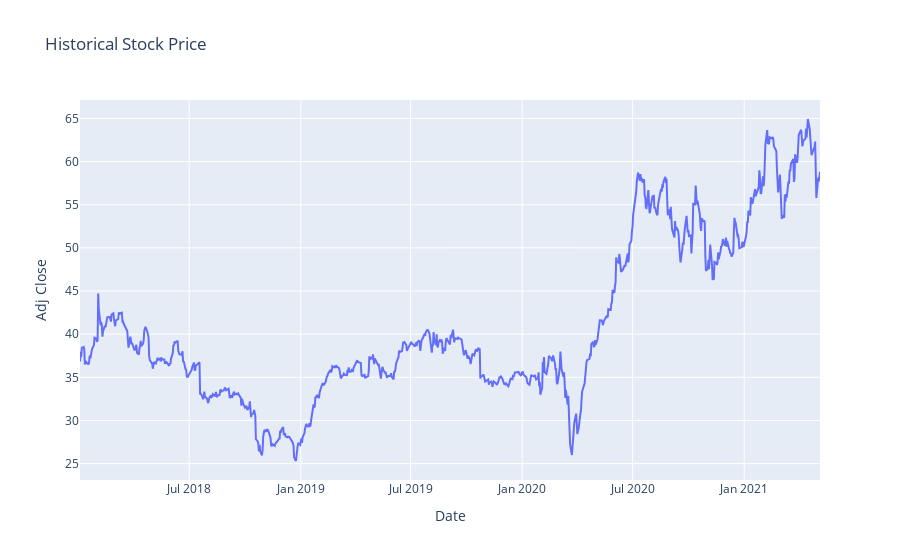

Here is the notebook cell this chart was saved with:
### Markdown cell above
#### Line Chart

### Code cell
fig = px.line(ebay, x = "Date", y = "Adj Close", title = "Historical Stock Price")
fig.show()

### Figure 1 — Plotly figure (JSON) as saved in the notebook; plotly's stock layout.template omitted (floating-point values rounded to 4 significant figures; data arrays with more than 128 entries replaced by an {"elided": "..."} marker saying what was removed)
{"data": [{"hovertemplate": "Date=%{x}<br>Adj Close=%{y}<extra></extra>", "legendgroup": "", "line": {"color": "#636efa", "dash": "solid"}, "mode": "lines", "name": "", "orientation": "v", "showlegend": false, "type": "scatter", "x": {"elided": "842 str values"}, "xaxis": "x", "y": {"elided": "842 float values"}, "yaxis": "y"}], "layout": {"legend": {"tracegroupgap": 0}, "title": {"text": "Historical Stock Price"}, "xaxis": {"anchor": "y", "domain": [0, 1], "title": {"text": "Date"}}, "yaxis": {"anchor": "x", "domain": [0, 1], "title": {"text": "Adj Close"}}}}
